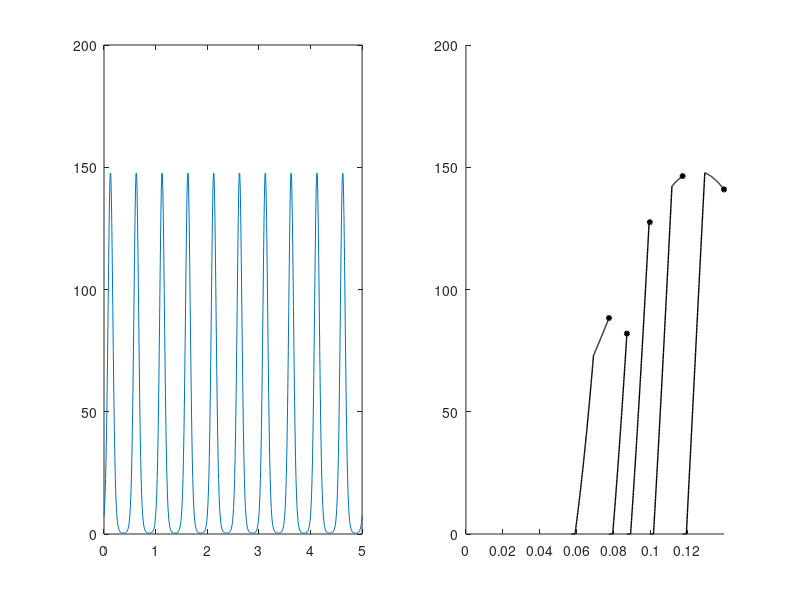

Recreate this plot in MATLAB. (Note: this script raises an error after producing the figure.)
disp('This Example simulates a spike train and then does ')
disp('parameter estimation using Discrete Riemann 1 (DR1)') 
disp('and Gauss-Lobatto (GL) approximations' )

%In this case the intensity function is given by
%f(x)=exp(K1*sin(2*pi*lx)+K2), K=[K1,K2] is the parameter to be inferred
%the conditional intensity function is
%f2(x)=f(x)*r(x-t_N(t)-)
%r(t)=0 for t in [0,tau]
%r(t) increases from 0 to 1 between [tau,tau+tau2]
%r(t)=1 for t>tau+tau2

%First load the pre-computed quadrature nodes and weigths

%Define functions and parameters
K1=3; K2=2;
K=[K1 K2]';
tau=0.002;
tau2=0.01;
l=2;
T=40;

disp(['The intensity function is f(t)=exp(K1*sin(2pi*l*t)+K2)'])
disp(['With l=' num2str(l) ',K1=' num2str(K1) '(Gain) and K2=' num2str(K2) '(baseline)'])
disp(['K=[K1 K2]=[' [num2str(K')] '] is the parameter vector to be estimated.']) 
disp(['Now Simulating a Spike Train for T = ' num2str(T) ' seconds'])


delta=0.0001;
g=@(x)1/tau2*(x-tau);
r=@(x)max(0,min(g(x),1));
f=@(x)exp(sin(l*x*2*pi)*K1+K2);
pause(0.5)
disp(['To account for refractoriness, the actual intensity'])
disp(['is f2(t)=f(t)*r(t-N(t)-) , r(t)=0 in [0,tau], r(t) goes from'])
disp(['0 to 1 in [tau,tau+tau2] and r(t)=1 after tau+tau2'])
disp(['Here, tau=' num2str(tau) ' and tau2=' num2str(tau2)])
%Simulate spiketrain using the time-change theorem 
%(see for example Citi et al 2014)
t=cputime;
  spiketrain=[];
  flag=0;
  times=[];
  feval=[] ;
while(flag==0)  
    sum=0;
    sample=-log(unifrnd(0,1));
    i=0;sum=0;
    
    while(sum<sample)
        if(isempty(spiketrain))
    sum=sum+f(delta*i)*delta; 
    i=i+1; 
        else   
            
    sum=sum+f(delta*i+spiketrain(end))*delta*r(delta*i);
    i=i+1;
        end
    end
    if(isempty(spiketrain))
        spiketrain=[spiketrain i*delta];
    else
    spiketrain=[spiketrain spiketrain(end)+i*delta];
    end
    if(max(spiketrain)>T)
        flag=1;
    end
end
spiketrain=spiketrain(find(spiketrain<T-tau));
disp(['It Took ' num2str(cputime-t) ' seconds to simulate the spike train']) 

%The following code will generate two plots
%The first is the intensity between T=0 and T=5;
%The second plot is the conditional
%intensity function during the first 40 spikes (as in IntensityGLM.png)

subplot(1,2,1)
plot([0:0.01:5],arrayfun(@(x)f(x),[0:0.01:5]))
xlim([0 5])
subplot(1,2,2)
spikeplot=[spiketrain(1:6)];
for i=1:length(spikeplot)-1
    hold on 
plot(spikeplot(i+1),f(spikeplot(i+1))*r(spikeplot(i+1)-spikeplot(i)),'ko','MarkerFaceColor','k','MarkerSize',3,'LineWidth',1.5)
points=[spikeplot(i):0.0001:spikeplot(i+1)];
plot(points,f(points).*r(points-points(1)),'black','Linewidth',1);
end

xlim([0 spikeplot(end)])
disp('Two plots were generated. The left plot is')
disp('f(t) between T=0 and T=5')
disp('The right plot is the CIF for the first 6 spikes')

disp('Now we will estimate the parameters maximizing the likelihood')
disp('Using Newton method with backtracking linesearches')



%Evaluations of the likelihood per integral
M=10*length(spiketrain);
disp(['A number of' num2str(M) ' likelihood evaluations will be used'])
disp(['This is ten times the number of spikes']) 
disp(['You can try different values by tweaking the code'])
%Minimum number of evaluations per integral
mineval=1;
p=90;

%Now define again the intensity, this time 
%also as a function of the unknown parameter k
f=@(x,k)exp(sin(l*x*2*pi)*k(1)+k(2));
%Same with the log intensity
logf=@(x,k)k(1)*sin(l*x*2*pi)+k(2);

%Same with derivatives of intensity and log intensity
df1=@(x,k)sin(l*x*2*pi)*exp(k(1)*sin(l*x*2*pi)+k(2));
df2=@(x,k)exp(sin(l*x*2*pi)*k(1)+k(2));

d2f11=@(x,k)sin(l*x*2*pi)^2*exp(k(1)*sin(l*x*2*pi)+k(2));
d2f12=@(x,k)sin(l*x*2*pi)*exp(k(1)*sin(l*x*2*pi)+k(2));
d2f22=@(x,k)exp(k(1)*sin(l*x*2*pi)+k(2));

dlogf1=@(x,k)sin(l*x*2*pi);
dlogf2=@(x,k)1;


d2logf11=@(x,k)0;
d2logf12=@(x,k)0;
d2logf22=@(x,k)0;


shg
disp('Press any key to begin')
pause
tol=1e-4; %Gradient tolerance  for all Newton optimizations
maxiter=6; %maximum number of iteartions for all newton optimizations
k0=[0 0]'; %Initial point for all Newton optimizations

disp('Now doing optimization with Riemann (DR1) approximation')
t=cputime;

%Define grid and bins to evaluate the formula
spikebins=BinSpikes(spiketrain,T,M);
points=linspace(0,T,M+1);
%Find vectors of lags from the last spike to compute
%refractory effects
lags=tLastSpike(points(1:end-1),spiketrain);
%Define functions
type=1;
logfunriemann=@(k)LoglikelihoodRiemannDerivatives(T,spiketrain,spikebins,lags,@(x)f(x,k),@(x)logf(x,k),tau,tau2,M,type);
dlogfunriemann1=@(k)LoglikelihoodRiemannDerivatives(T,spiketrain,spikebins,lags,@(x)df1(x,k),@(x)dlogf1(x,k),tau,tau2,M,type);
dlogfunriemann2=@(k)LoglikelihoodRiemannDerivatives(T,spiketrain,spikebins,lags,@(x)df2(x,k),@(x)dlogf2(x,k),tau,tau2,M,type);
gradlogfunriemann=@(k)[dlogfunriemann1(k) dlogfunriemann2(k)]'; 

d2logfunriemann11=@(k)LoglikelihoodRiemannDerivatives(T,spiketrain,spikebins,lags,@(x)d2f11(x,k),@(x)d2logf11(x,k),tau,tau2,M,type);
d2logfunriemann12=@(k)LoglikelihoodRiemannDerivatives(T,spiketrain,spikebins,lags,@(x)d2f12(x,k),@(x)d2logf12(x,k),tau,tau2,M,type);
d2logfunriemann22=@(k)LoglikelihoodRiemannDerivatives(T,spiketrain,spikebins,lags,@(x)d2f22(x,k),@(x)d2logf22(x,k),tau,tau2,M,type);
Hlogfunriemann=@(k)[[d2logfunriemann11(k) d2logfunriemann12(k)];[d2logfunriemann12(k) d2logfunriemann22(k)]];

%Do optimization using Newton method with Backtrack linesearches
KDR1=NewtonBackTrack(logfunriemann,gradlogfunriemann,Hlogfunriemann,tol,maxiter,k0);


disp(['Optimization finished. Took ' num2str(cputime-t) ' seconds']) 
disp('The vector KDR1 contains the estimated parameters using the DR1 approximation')


disp('Now doing optimization with the Gauss-Lobatto approximation')



t=cputime;
%Find nodes and weights
[node weight neval]=NodesWeightsGL(spiketrain,T,tau,M);
%Find vectors of lags from the last spike to compute
%refractory effects
lagsGL=tLastSpike(node,spiketrain);
%define functions
logfunGL=@(k)LoglikelihoodGLDerivatives(T,spiketrain,lagsGL,@(x)f(x,k),@(x)logf(x,k),tau,tau2,weight,node);
dlogfunGL1=@(k)LoglikelihoodGLDerivatives(T,spiketrain,lagsGL,@(x)df1(x,k),@(x)dlogf1(x,k),tau,tau2,weight,node);
dlogfunGL2=@(k)LoglikelihoodGLDerivatives(T,spiketrain,lagsGL,@(x)df2(x,k),@(x)dlogf2(x,k),tau,tau2,weight,node);
gradlogfunGL=@(k)[dlogfunGL1(k) dlogfunGL2(k)]'; 



d2logfunGL11=@(k)LoglikelihoodGLDerivatives(T,spiketrain,lagsGL,@(x)d2f11(x,k),@(x)d2logf11(x,k),tau,tau2,weight,node);
d2logfunGL12=@(k)LoglikelihoodGLDerivatives(T,spiketrain,lagsGL,@(x)d2f12(x,k),@(x)d2logf12(x,k),tau,tau2,weight,node);
d2logfunGL22=@(k)LoglikelihoodGLDerivatives(T,spiketrain,lagsGL,@(x)d2f22(x,k),@(x)d2logf22(x,k),tau,tau2,weight,node);
HlogfunGL=@(k)[[d2logfunGL11(k) d2logfunGL12(k)];[d2logfunGL12(k) d2logfunGL22(k)]];




%Do optimization using Newton method with Backtrack linesearches
KGL=NewtonBackTrack(logfunGL,gradlogfunGL,HlogfunGL,tol,maxiter,k0);

disp(['Optimization finished. Took ' num2str(cputime-t) ' seconds']) 

disp(['KDR1 = [' [num2str(KDR1')] '] is the estimate obtained using DR1']);
disp(['KGL  = [' [num2str(KGL')]  '] is the estimate obtained using Gauss-Lobatto']);

disp('Recall that as M goes to infinity both approximations converge')
disp(['To the ML estimator of K = [' [num2str(K')] '] '])
disp('which is different from K (but converges to K as T goes to infinity)')
close(gcf)